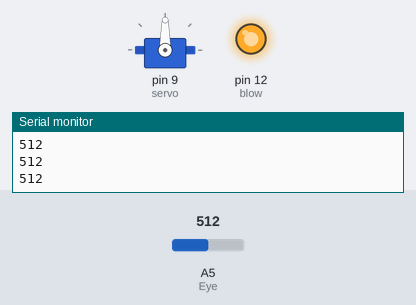
Bench run of a sketch on a simulated Arduino Uno, built with avr-gcc and run on an emulated ATmega328P. Shown: servo, output pins drawn as LEDs (lit = HIGH), the last lines printed to the serial monitor. The test bench sets the inputs (shaded band); at power-on: A5 (Eye) = 512.

Above: at 1.2 s.
1.3 s: A5 (Eye) set to 214
2.8 s: A5 (Eye) set to 193
At 2.96 s:
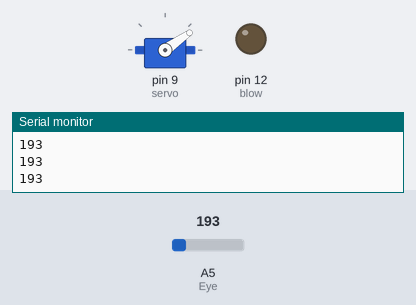
At 3.57 s:
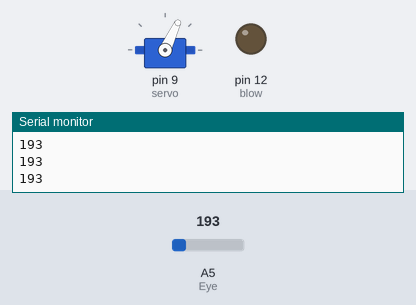
5.8 s: A5 (Eye) set to 210
At 7.3 s:
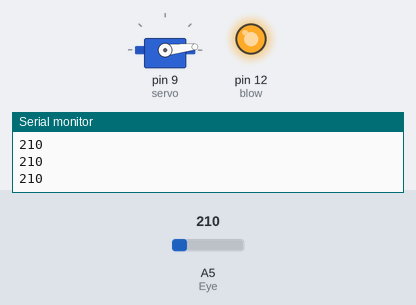
Timing chart, 0 to 8.8 s (numbered marks = the images above; inputs shaded):
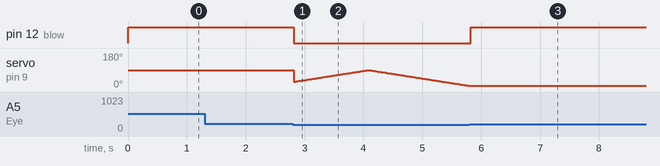

Measured:
- the behaviour switches between 201 and 200 on A5 (Eye) (found by bisection; images 0 and 1)
- after the input at 2.8 s, pin 12 (blow): HIGH → LOW at once
- after the input at 5.8 s, pin 12 (blow): LOW → HIGH at once; servo on pin 9 (servo): stops changing and stays 6°

The sketch:

DistanceANDblower.ino
```cpp
#include <Servo.h>

Servo servo;

int Eye=A5,pos = 0, blow=12;

void setup()
  {
  Serial.begin(9600);
  servo.attach(9);
  pinMode(blow, OUTPUT);
  }

void loop()
  {

      for(pos = 0; pos < 90; pos ++)
        {
          Serial.println(analogRead(Eye));
          int distance= (analogRead(Eye));

         if (distance > 200)
          {
            digitalWrite(blow,HIGH);
            delay(100);

          }
        else
          {
            digitalWrite(blow,LOW);
            servo.write(pos);
            delay(20);
          }

        }
      for(pos =90; pos>=1; pos--)
        {
             Serial.println(analogRead(Eye));
              int distance= (analogRead(Eye));
         if (distance > 200)
          {
            digitalWrite(blow,HIGH);
            delay(100);

          }
          else
          {
            digitalWrite(blow,LOW);
            servo.write(pos);
            delay(20);
          }
        }
  }
```
